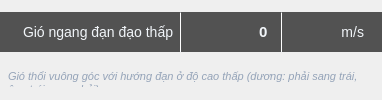
       <widget class="QWidget" name="windCrossLowContainer" native="true">
        <layout class="QVBoxLayout" name="windCrossLowLayout">
         <property name="spacing">
          <number>3</number>
         </property>
         <property name="leftMargin">
          <number>0</number>
         </property>
         <property name="topMargin">
          <number>0</number>
         </property>
         <property name="rightMargin">
          <number>0</number>
         </property>
         <property name="bottomMargin">
          <number>0</number>
         </property>
         
         <!-- Capsule Input -->
         <item>
          <widget class="QWidget" name="windCrossLowCapsule" native="true">
           <property name="minimumSize">
            <size>
             <width>0</width>
             <height>40</height>
            </size>
           </property>
           <property name="maximumSize">
            <size>
             <width>16777215</width>
             <height>40</height>
            </size>
           </property>
           <layout class="QHBoxLayout" name="windCrossLowCapsuleLayout">
            <property name="spacing">
             <number>0</number>
            </property>
            <property name="leftMargin">
             <number>0</number>
            </property>
            <property name="topMargin">
             <number>0</number>
            </property>
            <property name="rightMargin">
             <number>0</number>
            </property>
            <property name="bottomMargin">
             <number>0</number>
            </property>
            
            <!-- Label bên trái -->
            <item>
             <widget class="QLabel" name="windCrossLowLabel">
              <property name="minimumSize">
               <size>
                <width>180</width>
                <height>40</height>
               </size>
              </property>
              <property name="maximumSize">
               <size>
                <width>16777215</width>
                <height>40</height>
               </size>
              </property>
              <property name="text">
               <string>Gió ngang đạn đạo thấp</string>
              </property>
              <property name="alignment">
               <set>Qt::AlignLeft|Qt::AlignVCenter</set>
              </property>
              <property name="styleSheet">
               <string notr="true">QLabel {
    background-color: #525252;
    color: #F1F5F9;
    font-size: 14px;
    font-family: 'Tahoma', Arial, sans-serif;
    padding-left: 20px;
    border-top-left-radius: 25px;
    border-bottom-left-radius: 25px;
}</string>
              </property>
             </widget>
            </item>
            
            <!-- Separator 1 -->
            <item>
             <widget class="Line" name="windCrossLowSep1">
              <property name="minimumSize">
               <size>
                <width>1</width>
                <height>0</height>
               </size>
              </property>
              <property name="maximumSize">
               <size>
                <width>1</width>
                <height>16777215</height>
               </size>
              </property>
              <property name="styleSheet">
               <string notr="true">background-color: #F1F5F9;</string>
              </property>
              <property name="orientation">
               <enum>Qt::Vertical</enum>
              </property>
             </widget>
            </item>
            
            <!-- Input Field -->
            <item>
             <widget class="QLineEdit" name="windCrossLowInput">
              <property name="minimumSize">
               <size>
                <width>100</width>
                <height>40</height>
               </size>
              </property>
              <property name="maximumSize">
               <size>
                <width>100</width>
                <height>40</height>
               </size>
              </property>
              <property name="text">
               <string>0</string>
              </property>
              <property name="alignment">
               <set>Qt::AlignRight|Qt::AlignVCenter</set>
              </property>
              <property name="styleSheet">
               <string notr="true">QLineEdit {
    background-color: #525252;
    color: #F1F5F9;
    border: none;
    font-size: 15px;
    font-weight: bold;
    font-family: 'Tahoma', Arial, sans-serif;
    padding-right: 10px;
}
QLineEdit:focus {
    background-color: #626262;
}
QLineEdit:disabled {
    background-color: #3a3a3a;
    color: #808080;
}</string>
              </property>
             </widget>
            </item>
            
            <!-- Separator 2 -->
            <item>
             <widget class="Line" name="windCrossLowSep2">
              <property name="minimumSize">
               <size>
                <width>1</width>
                <height>0</height>
               </size>
              </property>
              <property name="maximumSize">
               <size>
                <width>1</width>
                <height>16777215</height>
               </size>
              </property>
              <property name="styleSheet">
               <string notr="true">background-color: #F1F5F9;</string>
              </property>
              <property name="orientation">
               <enum>Qt::Vertical</enum>
              </property>
             </widget>
            </item>
            
            <!-- Unit Label -->
            <item>
             <widget class="QLabel" name="windCrossLowUnit">
              <property name="minimumSize">
               <size>
                <width>100</width>
                <height>40</height>
               </size>
              </property>
              <property name="maximumSize">
               <size>
                <width>100</width>
                <height>40</height>
               </size>
              </property>
              <property name="text">
               <string>m/s</string>
              </property>
              <property name="alignment">
               <set>Qt::AlignRight|Qt::AlignVCenter</set>
              </property>
              <property name="styleSheet">
               <string notr="true">QLabel {
    background-color: #525252;
    color: #F1F5F9;
    font-size: 14px;
    font-family: 'Tahoma', Arial, sans-serif;
    padding-right: 15px;
    border-top-right-radius: 25px;
    border-bottom-right-radius: 25px;
}</string>
              </property>
             </widget>
            </item>
           </layout>
          </widget>
         </item>

         <!-- Note Label -->
         <item>
          <widget class="QLabel" name="windCrossLowNote">
           <property name="minimumSize">
            <size>
             <width>0</width>
             <height>20</height>
            </size>
           </property>
           <property name="maximumSize">
            <size>
             <width>16777215</width>
             <height>20</height>
            </size>
           </property>
           <property name="text">
            <string>Gió thổi vuông góc với hướng đạn ở độ cao thấp (dương: phải sang trái, âm: trái sang phải)</string>
           </property>
           <property name="alignment">
            <set>Qt::AlignLeft|Qt::AlignTop</set>
           </property>
           <property name="wordWrap">
            <bool>true</bool>
           </property>
           <property name="styleSheet">
            <string notr="true">QLabel {
    background-color: transparent;
    color: #94A3B8;
    font-size: 11px;
    font-style: italic;
    padding-left: 5px;
    padding-right: 5px;
}</string>
           </property>
          </widget>
         </item>
        </layout>
       </widget>
